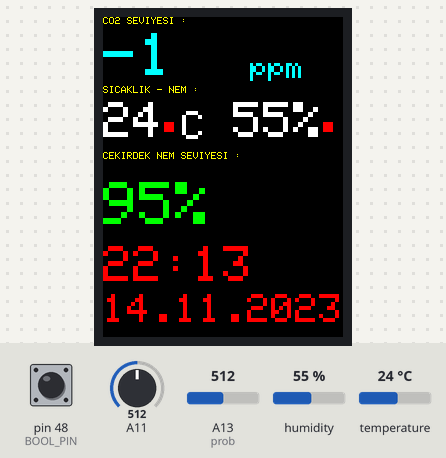
The sketch below on a simulated Arduino Mega 2560, built with avr-gcc and run on an emulated ATmega2560. On the bench: 240×320 colour display. Inputs (shaded band) come from the test bench; at power-on: pin 48 (BOOL_PIN) HIGH, A11 = 512, A13 (prob) = 512, humidity 55 %, temperature 24 °C. The local clock reads 2024-03-15 10:24:30 at power-on unless the sketch sets it; storage starts empty; what the sketch prints to the serial monitor is not drawn.

Above: at 0.6 s.
At 91.0 s:
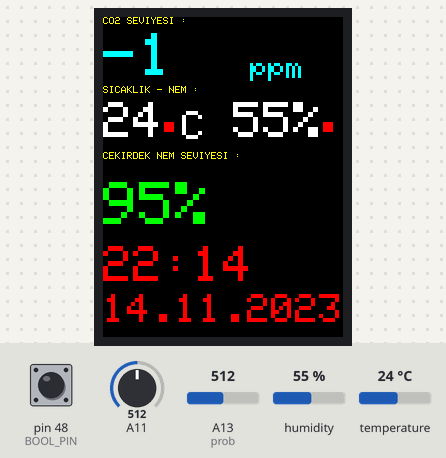

Measured:
- what the display in image 0 shows lasts 90.3 s, from 0.6 s to 90.9 s

The sketch:

Mushroom_Automations.ino
```cpp
/*******************GulecTech Mushroom Greenhouse Automation V1.1********************
Author:  Firat Gulec   :      firat_gulec@hotmail.com
         Harika Gulec  :      Harikag@hotmail.com

Lisence: Attribution-NonCommercial

Note:    This piece of source code is supposed to be used as a demostration ONLY. More
         sophisticated calibration is required for industrial field application.

                                                            Fırat Gulec    2016-02-21
************************************************************************************/

//Libraries
#include <dht.h>
#include <SPFD5408_Adafruit_GFX.h>    // Core graphics library
#include <SPFD5408_Adafruit_TFTLCD.h> // Hardware-specific library
#include <SPFD5408_TouchScreen.h>

#include <Wire.h>
#include <DS3231.h>

DS3231 clock;
RTCDateTime dt;

#include <SPI.h>
#include <SD.h>

const int chipSelect = 53;


//Constants
dht DHT;
const int dhtPin = A12; //Data pin of DHT-22
const int  prob = A13; //AnalogData  pin of TP Sensor

//Variables
int chk;
int hum;  //Stores humidity value
int temp; //Stores temperature value
int Olcum_sonucu = 0 ; //TP Sensor
int toprak ;
char fff;


//Hardware Related Macros
#define         MG_PIN                       (11)     //define which analog input channel you are going to use
#define         BOOL_PIN                     (48)
#define         DC_GAIN                      (8.5)   //define the DC gain of amplifier
#define LCD_CS A3 // Chip Select goes to Analog 3
#define LCD_CD A2 // Command/Data goes to Analog 2
#define LCD_WR A1 // LCD Write goes to Analog 1
#define LCD_RD A0 // LCD Read goes to Analog 0
#define LCD_RESET A4 // Can alternately just connect to Arduino's reset pin
#define R4 19
#define R3 18
#define R2 17
#define R1 16

//Software Related Macros
#define         READ_SAMPLE_INTERVAL         (50)    //define how many samples you are going to take in normal operation
#define         READ_SAMPLE_TIMES            (5)     //define the time interval(in milisecond) between each samples in
#define  BLACK   0x0000
#define RED     0xF800
#define GREEN   0x07E0
#define CYAN    0x07FF
#define YELLOW  0xFFE0
#define WHITE   0xFFFF
Adafruit_TFTLCD tft(LCD_CS, LCD_CD, LCD_WR, LCD_RD, LCD_RESET);


//Application Related Macros
//These two values differ from sensor to sensor. user should derermine this value.
#define         ZERO_POINT_VOLTAGE           (0.220) //define the output of the sensor in volts when the concentration of CO2 is 400PPM
#define         REACTION_VOLTGAE             (0.020) //define the voltage drop of the sensor when move the sensor from air into 1000ppm CO2

//Globals
float           CO2Curve[3]  =  {2.602,ZERO_POINT_VOLTAGE,(REACTION_VOLTGAE/(2.602-3))};
                                                     //two points are taken from the curve.
                                                     //with these two points, a line is formed which is
                                                     //"approximately equivalent" to the original curve.
                                                     //data format:{ x, y, slope}; point1: (lg400, 0.324), point2: (lg4000, 0.280)
                                                     //slope = ( reaction voltage ) / (log400 –log1000)

void setup(void)
{
    pinMode(R4,OUTPUT);
    pinMode(R3,OUTPUT);
    pinMode(R2,OUTPUT);
    pinMode(R1,OUTPUT);
    Serial.begin(9600);
    pinMode(BOOL_PIN, INPUT);                        //set pin to input
    digitalWrite(BOOL_PIN, HIGH);                    //turn on pullup resistors
//    digitalWrite(R4, HIGH);
//    digitalWrite(R3, HIGH);
//    digitalWrite(R2, HIGH);
//    digitalWrite(R1, HIGH);
    Serial.print("Mushroom CO2\n");
    tft.reset();
    tft.begin(0x9341); // SDFP5408
    tft.setRotation(0); // Rotation Screen
    clock.begin();

  // Set sketch compiling time
  clock.setDateTime(__DATE__, __TIME__);

  while (!Serial) {
    ; // wait for serial port to connect. Needed for native USB port only
  }


  Serial.print("Initializing SD card...");

  // see if the card is present and can be initialized:
  if (!SD.begin(chipSelect)) {
    Serial.println("Card failed, or not present");
    // don't do anything more:
    return;
  }
  Serial.println("card initialized.");


}

void loop()
{


// *** Sensors Read -- Begin

dt = clock.getDateTime();

  // For leading zero look to DS3231_dateformat example

  Serial.print("Tarih -- Saat: ");

  Serial.print(dt.day);    Serial.print(".");
  Serial.print(dt.month);  Serial.print(".");
  Serial.print(dt.year);   Serial.print(" ");

  Serial.print(dt.hour);   Serial.print(":");
  Serial.print(dt.minute); Serial.print(":");
  Serial.print(dt.second); Serial.println("");


    chk = DHT.read(dhtPin); //Check data pin and read values
    hum = DHT.humidity;
    temp= DHT.temperature;
    Serial.print("Humidity: ");
    Serial.print(hum);
    Serial.print(" %, Temp: ");
    Serial.print(temp);
    Serial.println(" Celsius");

    int percentage;
    float volts;
    int sensorValue  = analogRead(prob);
    sensorValue = constrain(sensorValue, 485, 1023);

    Serial.print("Toprak Nem Olcum Sonucu : ");
    Olcum_sonucu = map(sensorValue, 485, 1023, 100, 0);
    Serial.print(Olcum_sonucu); Serial.println("%");

    volts = MGRead(MG_PIN);
    Serial.print( "CO2 Seviyesi  :" );
    Serial.print(volts);
    Serial.print( "V           " );
    percentage = MGGetPercentage(volts,CO2Curve);
    Serial.print("CO2:");
    if (percentage == -1) {
        Serial.print( "<400" );
    } else {
        Serial.print(percentage);
    }
    Serial.print( "ppm" );
    Serial.print("\n");
    if (digitalRead(BOOL_PIN) ){
        Serial.print( "=====BOOL is HIGH======" );
    } else {
        Serial.print( "=====BOOL is LOW======" );
    }
    Serial.print("\n");


// *** Sensors Read -- End


// *** SPFD5408 -- Begin


  tft.fillScreen(BLACK);
  unsigned long start = micros();
  tft.setCursor(0, 0); tft.setTextColor(YELLOW); tft.setTextSize(1);
  tft.println("CO2 SEVIYESI :");
  tft.println(); tft.setTextColor(CYAN); tft.setTextSize(6);
  tft.println(percentage);
  tft.setCursor(147, 40); tft.setTextSize(3);
  tft.print("ppm");
  tft.setCursor(0, 45);
  tft.println(); tft.setTextColor(YELLOW); tft.setTextSize(1);
  tft.println("SICAKLIK - NEM :");
  tft.println(); tft.setTextColor(WHITE); tft.setTextSize(5);
  tft.println(temp);
  tft.setCursor(55, 94); tft.setTextSize(4);
  tft.print(" C");
  tft.setCursor(130, 85); tft.setTextSize(5);
  tft.print(hum);
  tft.print("%");
  tft.println();
  tft.setCursor(0, 135); tft.setTextColor(YELLOW); tft.setTextSize(1);
  tft.println("CEKIRDEK NEM SEVIYESI :"); tft.println();
  tft.setCursor(0, 165);tft.setTextSize(6); tft.setTextColor(GREEN);
  tft.print(Olcum_sonucu); tft.print("%");
  tft.println(); tft.setTextSize(2);
  tft.println(); tft.setTextSize(5); tft.setTextColor(RED);
  tft.print(dt.hour); tft.print(":");
  tft.print(dt.minute); tft.print(" ");
  tft.println(); tft.setTextSize(1);
  tft.println(); tft.setTextSize(4); tft.setTextColor(RED);
  tft.print(dt.day); tft.print(".");
  tft.print(dt.month); tft.print(".");
  tft.print(dt.year); tft.println(" ");

// *** SPFD5408 change -- End

// *** Ports change -- Begin

if (percentage > 900) {
digitalWrite(R4, HIGH);  // CO2 Alım..
Serial.println(" CO2 Alim.. ");
tft.setCursor(160, 5); tft.setTextSize(5);
tft.setTextColor(RED);  tft.print(".");
}
if (percentage < 700) {
digitalWrite(R4, LOW);  // C02 Normal..
}

if (temp > 20)  {
digitalWrite(R3, HIGH);  // Sıcaklık Düşük ..
Serial.println(" Sicaklik Düşük .. ");
tft.setCursor(51, 80); tft.setTextSize(5);
tft.setTextColor(RED);  tft.print(".");
}
if (temp < 17)  {
digitalWrite(R3, LOW);  // Sıcaklık Yüksek ..
}

if (hum < 85) {
digitalWrite(R2, HIGH);  // Nem Düşük ..
Serial.println(" Nem Dusuk .. ");
tft.setCursor(210, 80); tft.setTextSize(5);
tft.setTextColor(RED);  tft.print(".");
}
if (hum > 90) {
digitalWrite(R2, LOW);  // Nem Yüksek ..
}

if (dt.hour == 14 )  {
  digitalWrite(R1, HIGH);  // LED Açık..
  Serial.println("LED Açık..");
  tft.setCursor(150, 215); tft.setTextSize(6);
  tft.setTextColor(WHITE);  tft.print(".");
}
else
{
  digitalWrite(R1, LOW);  // LED Kapalı..
  }
if (dt.hour == 18 )  {
  digitalWrite(R1, LOW);  // LED Kapalı..
  Serial.println("LED Kapalı..");
}


// *** Ports change -- End

// open the file. note that only one file can be open at a time,
  // so you have to close this one before opening another.


  File dataFile = SD.open( "Datalog.txt" , FILE_WRITE);

  // if the file is available, write to it:
  if (dataFile) {
  dataFile.print("CO2 Seviyesi:");
  dataFile.print(percentage);
  dataFile.println("ppm");
  dataFile.print("Sicaklik - Nem :");
  dataFile.print(temp);
  dataFile.print(" C ");
  dataFile.print(hum);
  dataFile.println("%");
  dataFile.print("Cekirdek Nem Seviyesi :");
  dataFile.print(Olcum_sonucu);
  dataFile.println("%");
  dataFile.print(dt.hour);   dataFile.print(":");
  dataFile.println(dt.minute);

  dataFile.print(dt.day); dataFile.print(" ");
  dataFile.print(dt.month);  dataFile.print(".");
  dataFile.print(dt.year); dataFile.println(".");

  dataFile.println("******************");
    dataFile.close();
    // print to the serial port too:

  }
  // if the file isn't open, pop up an error:
  else {
    Serial.println("error opening datalog.txt");
      tft.setCursor(0, 310); tft.setTextSize(1);
      tft.setTextColor(WHITE);  tft.print("sdcard problemi...");
  }


delay(90000);

}


/*****************************  MGRead *********************************************
Input:   mg_pin - analog channel
Output:  output of SEN-000007
Remarks: This function reads the output of SEN-000007
************************************************************************************/
float MGRead(int mg_pin)
{
    int i;
    float v=0;

    for (i=0;i<READ_SAMPLE_TIMES;i++) {
        v += analogRead(mg_pin);
        delay(READ_SAMPLE_INTERVAL);
    }
    v = (v/READ_SAMPLE_TIMES) *5/1024 ;
    return v;
}

/*****************************  MQGetPercentage **********************************
Input:   volts   - SEN-000007 output measured in volts
         pcurve  - pointer to the curve of the target gas
Output:  ppm of the target gas
Remarks: By using the slope and a point of the line. The x(logarithmic value of ppm)
         of the line could be derived if y(MG-811 output) is provided. As it is a
         logarithmic coordinate, power of 10 is used to convert the result to non-logarithmic
         value.
************************************************************************************/
int  MGGetPercentage(float volts, float *pcurve)
{
   if ((volts/DC_GAIN )>=ZERO_POINT_VOLTAGE) {
      return -1;
   } else {
      return pow(10, ((volts/DC_GAIN)-pcurve[1])/pcurve[2]+pcurve[0]);
   }
}
```
